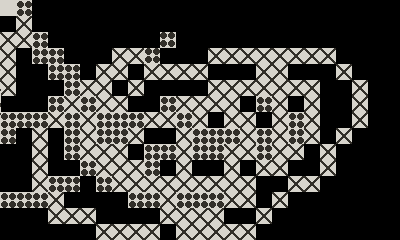

Below is a game level as drawn by its tile map, then a one-line description and the .tmx file that defines it, in full:
An orthogonal 25x15 tile map with 16x16 px tiles, 1 tile layer (Tile Layer 1), 1 image layer and 3 objects (X Camera).

<map version="1.10" tiledversion="1.11.0" orientation="orthogonal" renderorder="right-down" width="25" height="15" tilewidth="16" tileheight="16" infinite="0" nextlayerid="6" nextobjectid="6">
 <editorsettings>
  <export target="test-map.tmx" format="tmx" />
 </editorsettings>
 <tileset firstgid="1" source="tiles.tsx" />
 <layer id="1" name="Tile Layer 1" width="25" height="15">
  <data encoding="csv">
1,536870915,0,0,0,0,0,0,0,0,0,0,0,0,0,0,0,0,0,0,0,0,0,0,0,
0,2,0,0,0,0,0,0,0,0,0,0,0,0,0,0,0,0,0,0,0,0,0,0,0,
2,2,3,0,0,0,0,0,0,0,3758096387,0,0,0,0,0,0,0,0,0,0,0,0,0,0,
2,0,3,3,0,0,0,2,2,1073741827,0,0,0,2,2,2,2,2,2,2,2,0,0,0,0,
2,0,0,3,3,0,2,2,0,2,2,2,2,0,0,0,2,2,0,0,0,2,0,0,0,
2,0,0,0,3,2,2,0,2,0,0,0,0,2,2,2,2,2,2,2,0,0,2,0,0,
0,0,0,3,2,3,2,2,0,0,3,2,2,2,2,0,3,2,0,2,0,0,2,0,0,
3,3,3,2,3,2,3,3,3,2,2,3,2,0,2,2,0,2,3,2,0,0,2,0,0,
3,0,2,0,3,2,3,3,2,0,0,2,3,3,3,2,3,2,3,2,0,2,0,0,0,
0,0,2,0,3,2,2,2,0,3,3,2,3,3,2,2,3,2,2,0,2,0,0,0,0,
0,0,2,0,0,3,2,2,2,3,0,2,0,0,2,0,2,2,0,0,2,0,0,0,0,
0,0,2,3,3,0,3,2,2,2,2,2,2,2,2,2,0,0,2,2,0,0,0,0,0,
3,3,3,2,0,0,0,0,3,3,2,3,3,3,2,2,0,2,0,0,0,0,0,0,0,
0,0,0,2,2,2,0,0,0,0,2,2,2,2,0,0,2,0,0,0,0,0,0,0,0,
0,0,0,0,0,0,2,2,2,2,0,2,2,2,2,2,0,0,0,0,0,0,0,0,0
</data>
 </layer>
 <objectgroup id="2" name="Object Layer 1">
  <object id="2" name="X Camera" gid="2" x="200.131" y="16.7231" width="16" height="16">
   <properties>
    <property name="camera" type="class" propertytype="bevy_playdate::view::Camera">
     <properties>
      <property name="offset" type="class" propertytype="glam::Vec2">
       <properties>
        <property name="x" type="float" value="8" />
        <property name="y" type="float" value="-8" />
       </properties>
      </property>
     </properties>
    </property>
   </properties>
  </object>
  <object id="3" gid="2147483651" x="-27.3577" y="27.648" width="16" height="16" rotation="90">
   <properties>
    <property name="tile" type="int" value="417" />
   </properties>
  </object>
  <object id="4" gid="3" x="11.4395" y="30.303" width="16" height="16" />
 </objectgroup>
 <imagelayer id="5" name="Image Layer 1" offsetx="-31.4038" offsety="89.0976">
  <image source="folder/tiles-copy.png" width="32" height="32" />
 </imagelayer>
</map>
